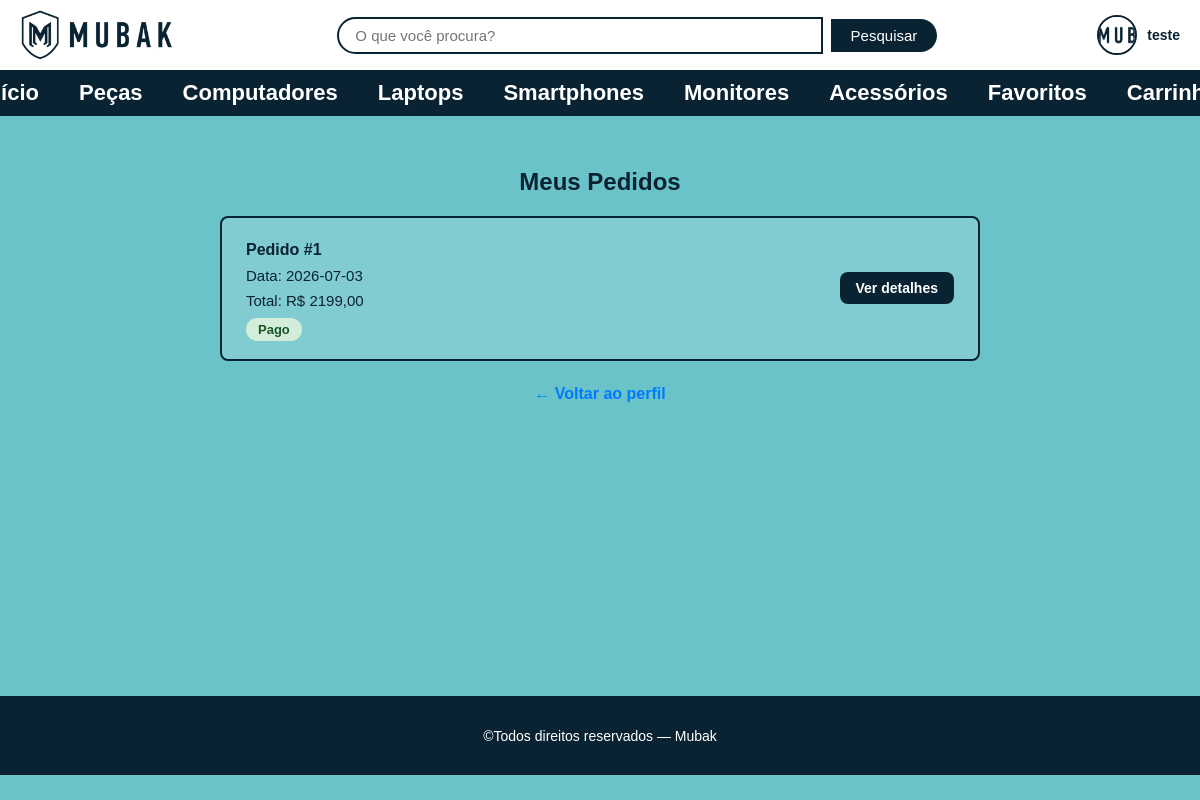
/perfil/pedidos (signed in), run on an earlier commit of the app's database.
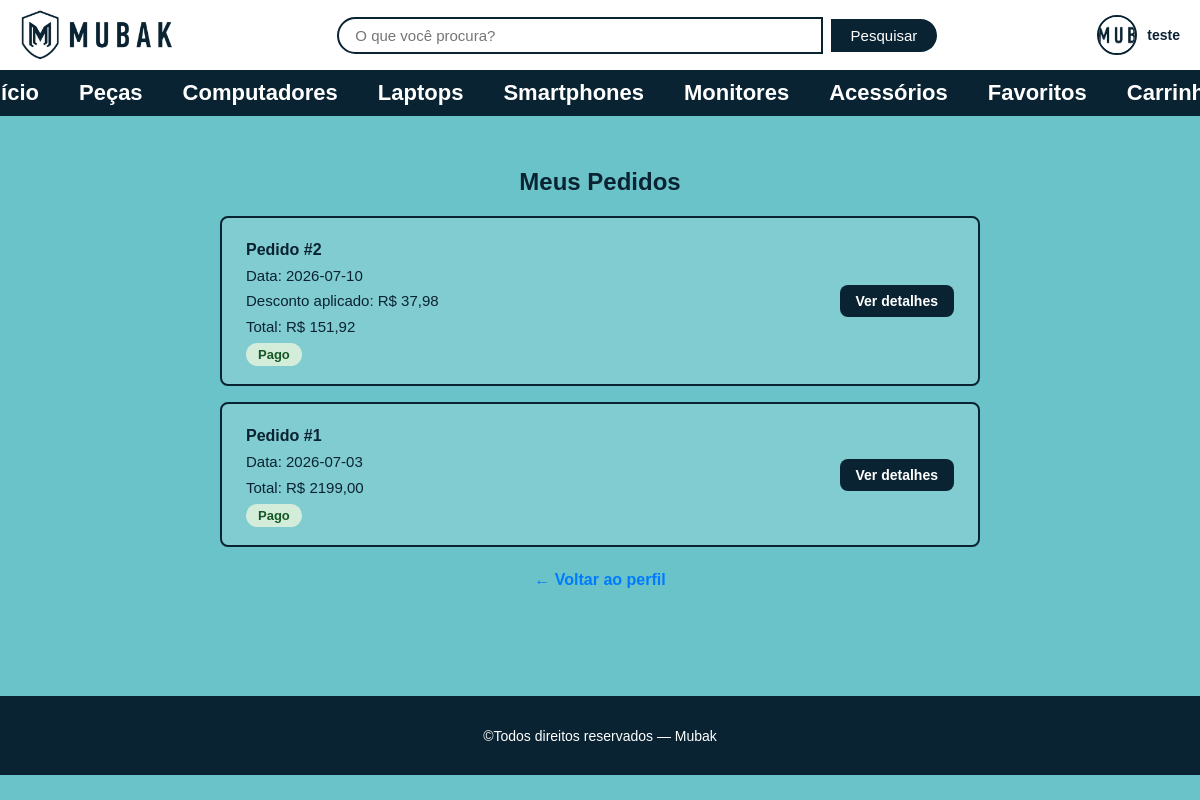
And on a later commit of the database.
### tables this page shows
CREATE TABLE pedido(
            id_pedido INTEGER PRIMARY KEY AUTOINCREMENT NOT NULL,
            id_usuario INT NOT NULL,
            id_endereco INT NOT NULL,
            data_pedido DATE NOT NULL,
            valor_total DECIMAL(10,2) NOT NULL,
            status_pedido VARCHAR(50) NOT NULL, id_cupom INT, valor_desconto DECIMAL(10,2) DEFAULT 0,
            FOREIGN KEY(id_usuario) REFERENCES usuario(id_usuario),
            FOREIGN KEY(id_endereco) REFERENCES endereco(id_endereco)
        );

### routes/user_routes.py (the view)
@bp.route('/perfil/pedidos')
@login_required
def perfil_pedidos():
    pedidos = get_pedidos_usuario(session['user_id'])
    return render_template('pages/perfil_pedidos.html', pedidos=pedidos)

### app.py (called while the page is built)
@app.before_request
def verificar_inatividade():
    if 'user_id' in session:
        agora = datetime.now()
        ultima_atividade = session.get('ultima_atividade')
        if ultima_atividade:
            ultima_atividade = datetime.fromisoformat(ultima_atividade)
            if agora - ultima_atividade > TEMPO_INATIVIDADE:
                session.clear()
                return redirect(url_for('auth.login'))
        session.permanent = True
        session['ultima_atividade'] = agora.isoformat()

### database.py (called while the page is built)
def get_db_connection():
    conn = sqlite3.connect(DATABASE)
    conn.row_factory = sqlite3.Row
    return conn

### models/pedido_model.py (called while the page is built)
def get_pedidos_usuario(id_usuario):
    conn = get_db_connection()
    rows = conn.execute(
        'SELECT * FROM pedido WHERE id_usuario=? ORDER BY data_pedido DESC',
        (id_usuario,)
    ).fetchall()
    conn.close()
    return rows

### templates/pages/perfil_pedidos.html (shortened to what this page needs)
<!DOCTYPE html>
<html lang="pt-br">
<head>
    <link rel="stylesheet" href="{{ url_for('static', filename='css/reset.css') }}">
    <link rel="stylesheet" href="{{ url_for('static', filename='css/global.css') }}">
    <link rel="stylesheet" href="{{ url_for('static', filename='css/perfil.css') }}">
    <link rel="stylesheet" href="{{ url_for('static', filename='css/responsive.css') }}">
</head>
<body>
    {% include 'partials/header.html' %}
    <main>
        <section class="perfil_container_coluna">
            <h2 class="pedidos_titulo">Meus Pedidos</h2>
            <div class="pedidos_lista">
                {% for pedido in pedidos %}
                <div class="pedido_card">
                    <div class="pedido_info">
                        <p><strong>Pedido #{{ pedido.id_pedido }}</strong></p>
                        <p>Data: {{ pedido.data_pedido }}</p>
                        {% if pedido.valor_desconto and pedido.valor_desconto > 0 %}
                        <p>Desconto aplicado: R$ {{ "%.2f"|format(pedido.valor_desconto)|replace(".", ",") }}</p>
                        {% endif %}
                        <p>Total: R$ {{ "%.2f"|format(pedido.valor_total)|replace(".", ",") }}</p>
                        <span class="status_badge status_{{ pedido.status_pedido }}">
                            {{ pedido.status_pedido }}
                        </span>
                    </div>
                    <a href="{{ url_for('user.detalhe_pedido', id_pedido=pedido.id_pedido) }}"
                       class="btn_ver_pedido">Ver detalhes</a>
                </div>
                {% else %}
                <p class="perfil_sem_itens">
                    Você ainda não fez nenhum pedido.
                    <a href="{{ url_for('produto.produtos') }}">Ver produtos</a>
                </p>
                {% endfor %}
            </div>
            <div class="perfil_voltar">
                <a href="{{ url_for('user.perfil') }}">← Voltar ao perfil</a>
            </div>
        </section>
    </main>
    {% include 'partials/footer.html' %}
</body>
</html>

What changed in the data, as far as the page shows it:
added pedido: id_pedido "2", data_pedido "2026-07-10", valor_desconto "37,98", valor_total "151,92", status_pedido "Pago"
